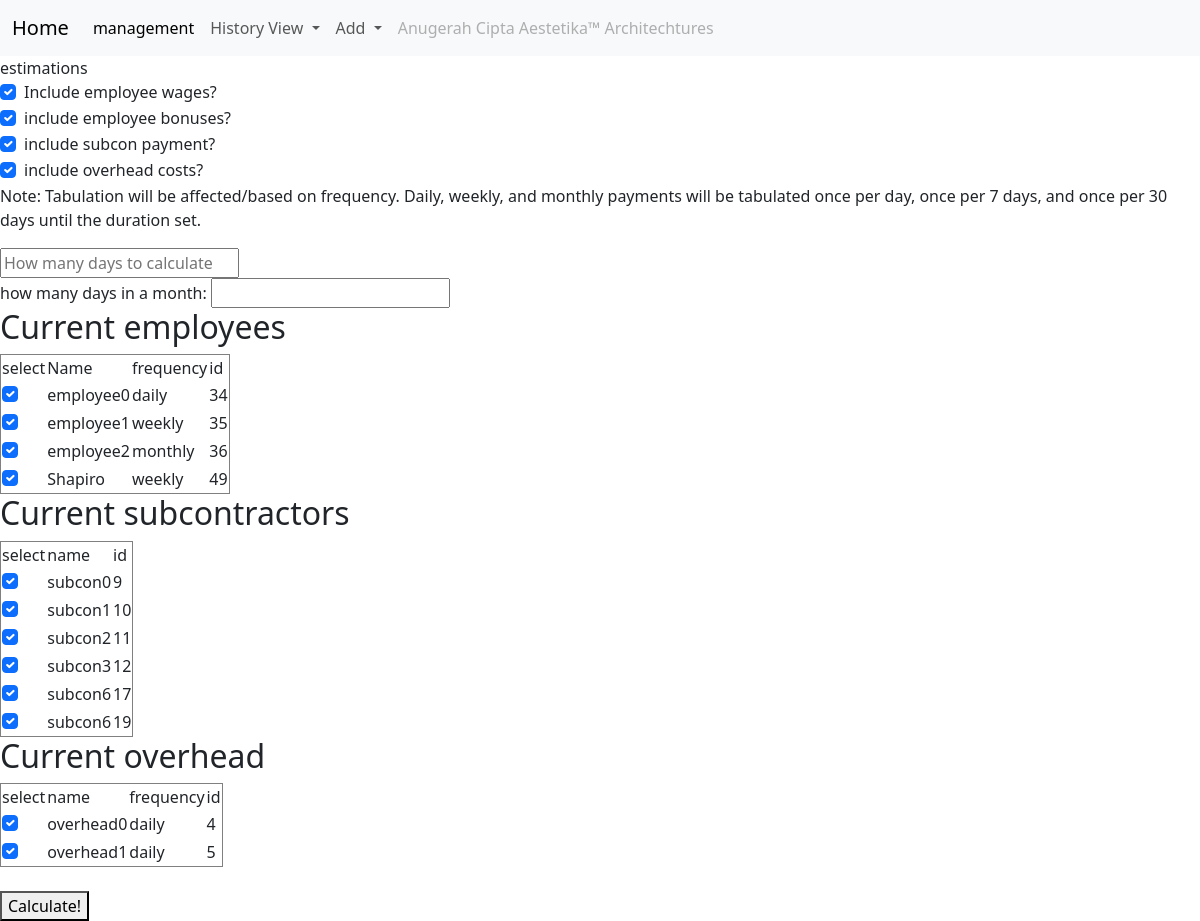
The page /Build/IA/management.php (signed in) on the database its author committed.
### tables this page shows
CREATE TABLE `karyawan` (
  `Nama` varchar(24) NOT NULL,
  `alamat` varchar(24) NOT NULL,
  `gaji` int(11) NOT NULL,
  `bonus` int(24) NOT NULL,
  `payplan` varchar(24) NOT NULL,
  `job` varchar(24) NOT NULL,
  `note` varchar(100) NOT NULL,
  `employeetype` varchar(24) NOT NULL,
  `id` int(12) NOT NULL
);

CREATE TABLE `subcon` (
  `id` int(12) NOT NULL,
  `name` varchar(24) NOT NULL,
  `work` varchar(24) NOT NULL,
  `pay` int(24) NOT NULL,
  `newPay` int(24) NOT NULL
);

CREATE TABLE `overhead` (
  `name` varchar(24) NOT NULL,
  `id` int(12) NOT NULL,
  `category` varchar(12) NOT NULL,
  `frequency` varchar(12) NOT NULL,
  `description` varchar(150) NOT NULL,
  `cost` int(24) NOT NULL,
  `date` varchar(24) NOT NULL,
  `status` varchar(24) NOT NULL,
  `invoiceNo` int(24) NOT NULL,
  `comments` varchar(150) NOT NULL,
  `vendor` varchar(24) NOT NULL
);

### Build/IA/management.php (the view, shortened to what this page needs)
<!DOCTYPE html>
<html lang="en">
<head>
    <link href="https://cdn.jsdelivr.net/npm/bootstrap@5.3.2/dist/css/bootstrap.min.css" rel="stylesheet">
</head>
<body>
  <nav class="navbar navbar-expand-lg navbar-light bg-light">
  <div class="container-fluid">
      <a class="navbar-brand" href="/IA/employeeprojectview.php">Home</a>
      <div class="collapse navbar-collapse" id="navbarSupportedContent">
      <ul class="navbar-nav me-auto mb-2 mb-lg-0">
          <li class="nav-item">
          <a class="nav-link active" aria-current="page" href="/IA/management.php">management</a>
          </li>
          <li class="nav-item dropdown">
          <a class="nav-link dropdown-toggle" href="#" role="button" data-bs-toggle="dropdown" aria-expanded="false">
              History View
          </a>
          </li>
          <li class="nav-item dropdown">
          <a class="nav-link dropdown-toggle" href="#" role="button" data-bs-toggle="dropdown" aria-expanded="false">
              Add
          </a>
          </li>
          <li class="nav-item">
          <a class="nav-link disabled" aria-disabled="true"> Anugerah Cipta Aestetika™ Architechtures</a>
          </li>
      </ul>
      </div>
  </div>
  </nav>
    <a>estimations</a>
    <div>
    <form method="post">
        <div class="form-check">
        <input class="form-check-input" type="checkbox" name="employeewages" value="employeewages" id="employeewages" checked>
        <label class="form-check-label" for="employeewages">
            Include employee wages?
        </label>
        </div>
        <div class="form-check">
            <input class="form-check-input" type="checkbox" name="employeebonus" value="employeebonus" id="employeebonus" checked>
            <label class="form-check-label" for="employeebonus">
            include employee bonuses?
            </label>
        </div>
        <div class="form-check">
            <input class="form-check-input" type="checkbox" name="subconnewPay" value="subconnewPay" id="subconnewPay" checked>
            <label class="form-check-label" for="subconnewPay">
            include subcon payment?
            </label>
        </div>
        <div class="form-check">
            <input class="form-check-input" type="checkbox" name="overheadcosts" value="overheadcosts" id="overheadcosts" checked>
            <label class="form-check-label" for="overheadcosts">
            include overhead costs?
            </label>
        </div>
        <p>Note: Tabulation will be affected/based on frequency. Daily, weekly, and monthly payments will be tabulated once per day, once per 7 days, and once per 30 days until the duration set.</p>
        <input type="number" placeholder="How many days to calculate" name="duration" required>
        <br><label for="label">how many days in a month:</label>
            <input type="number" id="daysinamonth" name="daysinamonth" min="1">
    </div>
<table border="1">
        <tr>
            <td>select</td>
            <td>Name</td>
            <td>frequency</td>
            <td>id</td>
        </tr>
        <h2>Current employees</h2>
        <?php
    $servername = "localhost";
    $username = "u855808231_root";
    $password = "Memeikaykenjay1";
    $dbname = "u855808231_huyo";
        $conn = mysqli_connect($servername, $username, $password, $dbname);
        $employeequery = "SELECT Nama, payplan, id  FROM karyawan";
        $result = mysqli_query($conn, $employeequery);
        while ($row = mysqli_fetch_assoc($result)) {
            echo '<tr>';
            echo '<td>';
            echo '<div class="form-check">';
            echo '<input class="form-check-input" type="checkbox" name="employeecheckbox[]" value="'.$row['id'].'" checked>';
            echo '</div>';
            echo '</td>';
            echo '<td>'.$row['Nama'].'</td>';
            echo '<td>'.$row['payplan'].'</td>';
            echo '<td>'.$row['id'].'</td>';
            echo '</tr>';
        }
        ?>
        </table>
        <table border="1">
        <tr>
            <td>select</td>
            <td>name</td>
            <td>id</td>
        </tr>
        <h2>Current subcontractors</h2>
        <?php
        $subconquery = "SELECT name, id FROM subcon";
        $resultsubcon = mysqli_query($conn, $subconquery);
        while ($row = mysqli_fetch_assoc($resultsubcon)) {
            echo '<tr>';
            echo '<td>';
            echo '<div class="form-check">';
            echo '<input class="form-check-input" type="checkbox" name="subconcheckbox[]" value="'.$row['id'].'" checked>';
            echo '</div>';
            echo '</td>';
            echo '<td>'.$row['name'].'</td>';
            echo '<td>'.$row['id'].'</td>';
            echo '</tr>';
        }
        ?>
        </table>
        <table border="1">
        <tr>
            <td>select</td>
            <td>name</td>
            <td>frequency</td>
            <td>id</td>
        </tr>
        <h2>Current overhead</h2>
        <?php
        $overheadquery = "SELECT name, frequency, id FROM overhead";
        $resultoverhead = mysqli_query($conn, $overheadquery);
        while ($row = mysqli_fetch_assoc($resultoverhead)) {
            echo '<tr>';
            echo '<td>';
            echo '<div class="form-check">';
            echo '<input class="form-check-input" type="checkbox" name="overheadcheckbox[]" value="'.$row['id'].'" checked>';
            echo '</div>';
            echo '</td>';
            echo '<td>'.$row['name'].'</td>';
            echo '<td>'.$row['frequency'].'</td>';
            echo '<td>'.$row['id'].'</td>';
            echo '</tr>';
        }
        ?>
        </table>
        <br>
        <button type="submit" name="mathsubmit">Calculate!</button>
    </body>

### rows shown on the page
karyawan: Nama "employee0", payplan "daily", id "34"
karyawan: Nama "employee1", payplan "weekly", id "35"
karyawan: Nama "employee2", payplan "monthly", id "36"
karyawan: Nama "Shapiro", payplan "weekly", id "49"
subcon: name "subcon0", id "9"
subcon: name "subcon1", id "10"
subcon: name "subcon2", id "11"
subcon: name "subcon3", id "12"
subcon: name "subcon6", id "17"
subcon: name "subcon6", id "19"
overhead: name "overhead0", frequency "daily", id "4"
overhead: name "overhead1", frequency "daily", id "5"
